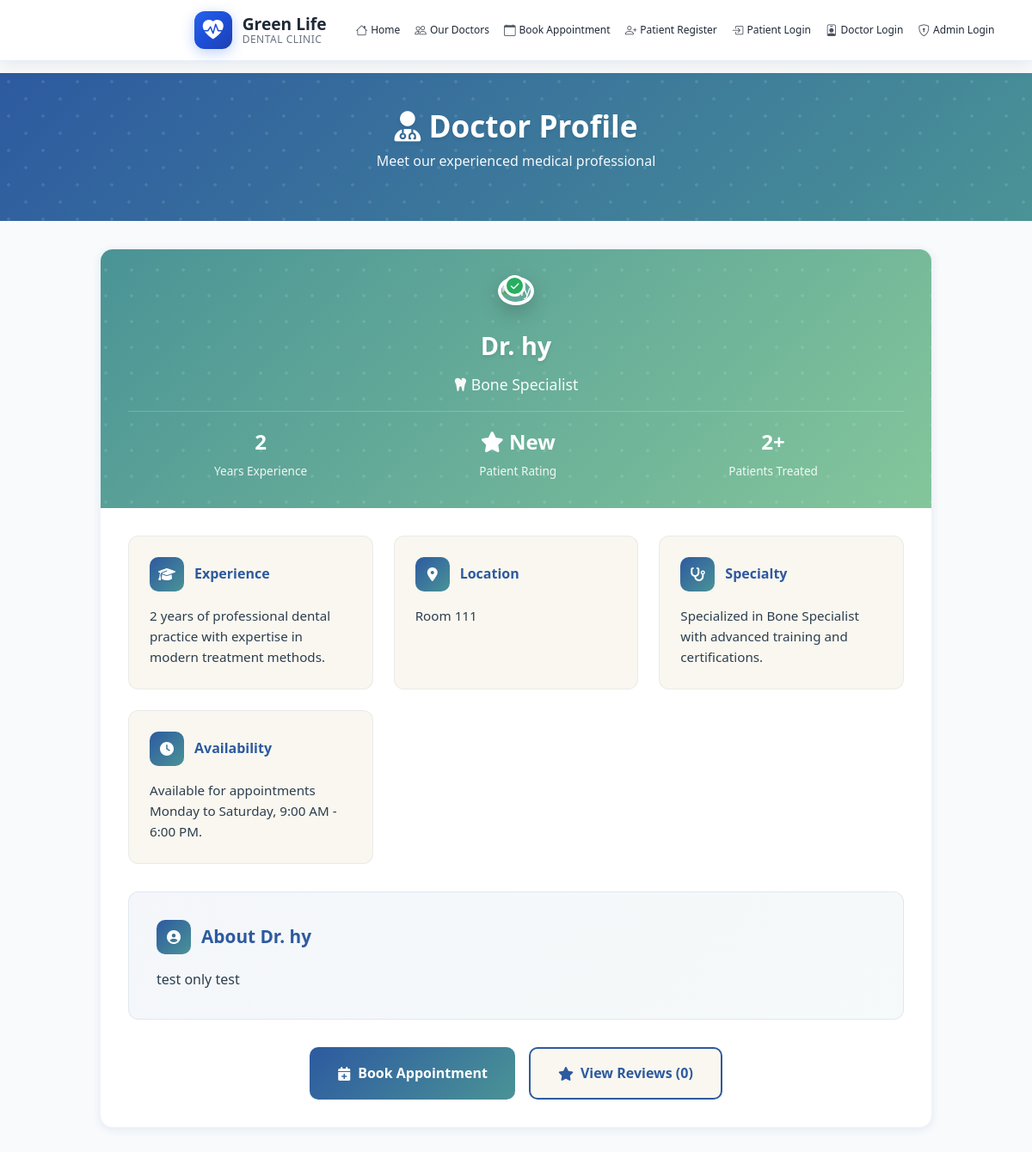
/doctor/doctor_details.php?id=6, run on an earlier commit of the app's database.
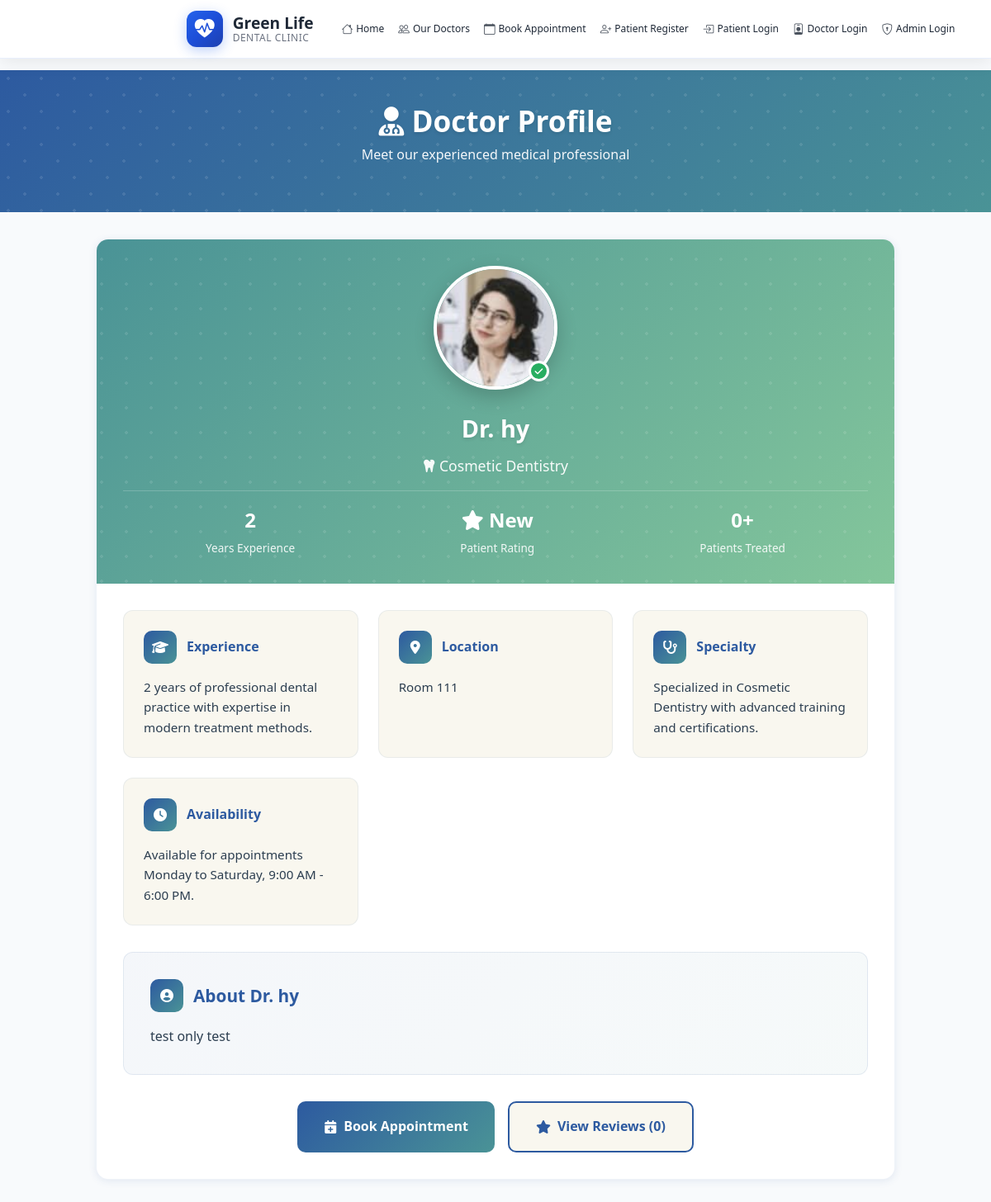
And on a later commit of the database.
### tables this page shows
CREATE TABLE `doctors` (
  `id` int(11) NOT NULL,
  `name` varchar(100) NOT NULL,
  `image` varchar(255) NOT NULL,
  `specialty` varchar(100) NOT NULL,
  `bio` text NOT NULL,
  `experience` varchar(50) NOT NULL,
  `location` varchar(100) NOT NULL,
  `department` varchar(50) NOT NULL,
  `user_id` int(11) DEFAULT NULL
);

### doctor/doctor_details.php (the view, shortened to what the changed rows need)
<?php
include "../db.php";
$doctorId = isset($_GET['id']) ? $_GET['id'] : 0;
$sql = "SELECT * FROM doctors WHERE id = ?";
$stmt = $conn->prepare($sql);
$stmt->bind_param("i", $doctorId);
$stmt->execute();
$result = $stmt->get_result();
$doctor = $result->fetch_assoc();
$review_stats = [];
if ($doctor) {
    $stats_sql = "SELECT
        COUNT(*) as total_reviews,
        AVG(rating) as avg_rating
        FROM doctor_reviews
        WHERE doctor_id = ? AND is_approved = 1";
    $stats_stmt = $conn->prepare($stats_sql);
    $stats_stmt->bind_param("i", $doctorId);
    $stats_stmt->execute();
    $stats_result = $stats_stmt->get_result();
    $review_stats = $stats_result->fetch_assoc();
}
$avg_rating = isset($review_stats['avg_rating']) && $review_stats['avg_rating'] ? round($review_stats['avg_rating'], 1) : 0;
$total_reviews = isset($review_stats['total_reviews']) ? $review_stats['total_reviews'] : 0;
$patients_count_sql = "SELECT COUNT(DISTINCT patient_id) as patient_count FROM appointments WHERE doctor_id = ?";
$patients_stmt = $conn->prepare($patients_count_sql);
$patients_stmt->bind_param("i", $doctorId);
$patients_stmt->execute();
$patients_result = $patients_stmt->get_result();
$patients_data = $patients_result->fetch_assoc();
$patients_treated = $patients_data['patient_count'] ?: 0;
?>
<!DOCTYPE html>
<html lang="en">
<head>
    <link href="https://cdn.jsdelivr.net/npm/bootstrap@5.3.0/dist/css/bootstrap.min.css" rel="stylesheet">
    <link rel="stylesheet" href="https://cdnjs.cloudflare.com/ajax/libs/font-awesome/6.4.0/css/all.min.css">
</head>
<body>
    <?php
    if (isset($_SESSION['user_id'])) {
        include "../includes/navbar.php";
    } else {
        include "../includes/navbar.php";
    }
    ?>
    <div class="page-header">
        <div class="container">
            <h1><i class="fas fa-user-md"></i> Doctor Profile</h1>
        </div>
    </div>
    <div class="doctor-container">
        <?php if ($doctor): ?>
            <div class="doctor-card">
                <div class="doctor-profile-section">
                    <div class="doctor-profile-content">
                        <div class="doctor-image-container">
                            <?php
                            $image_path = '../' . $doctor['image'];
                            if (!file_exists($image_path) || empty($doctor['image'])) {
                                $image_path = 'https://img.freepik.com/free-photo/woman-doctor-wearing-lab-coat-with-stethoscope-isolated_1303-29791.jpg';
                            }
                            ?>
                            <img src="<?= htmlspecialchars($image_path) ?>"
                                 alt="<?= htmlspecialchars($doctor['name']) ?>"
                                 class="doctor-image">
                            <div class="doctor-status-badge">
                                <i class="fas fa-check"></i>
                            </div>
                        </div>
                        <div class="doctor-name">
                            Dr. <?= htmlspecialchars($doctor['name']) ?>
                        </div>
                        <div class="doctor-specialty">
                            <i class="fas fa-tooth"></i>
                            <?= htmlspecialchars($doctor['specialty']) ?>
                        </div>
                        <div class="stats-row">
                            <div class="stat-item">
                                <div class="stat-number"><?= htmlspecialchars($doctor['experience']) ?></div>
                                <div class="stat-label">Years Experience</div>
                            </div>
                            <div class="stat-item">
                                <div class="stat-number">
                                    <i class="fas fa-star"></i> <?php echo $avg_rating > 0 ? $avg_rating : 'New'; ?>
                                </div>
                                <div class="stat-label">Patient Rating</div>
                            </div>
                            <div class="stat-item">
                                <div class="stat-number"><?php echo $patients_treated; ?>+</div>
                                <div class="stat-label">Patients Treated</div>
                            </div>
                        </div>
                    </div>
                </div>
                <div class="doctor-info-section">
                    <div class="info-grid">
                        <div class="info-card">
                            <div class="info-card-header">
                                <div class="info-icon">
                                    <i class="fas fa-graduation-cap"></i>
                                </div>
                                <div class="info-title">Experience</div>
                            </div>
                            <div class="info-content">
                                <?= htmlspecialchars($doctor['experience']) ?> years of professional dental practice with expertise in modern treatment methods.
                            </div>
                        </div>
                        <div class="info-card">
                            <div class="info-card-header">
                                <div class="info-icon">
                                    <i class="fas fa-map-marker-alt"></i>
                                </div>
                                <div class="info-title">Location</div>
                            </div>
                            <div class="info-content">
                                <?= htmlspecialchars($doctor['location']) ?>
                            </div>
                        </div>
                        <div class="info-card">
                            <div class="info-card-header">
                                <div class="info-icon">
                                    <i class="fas fa-stethoscope"></i>
                                </div>
                                <div class="info-title">Specialty</div>
                            </div>
                            <div class="info-content">
                                Specialized in <?= htmlspecialchars($doctor['specialty']) ?> with advanced training and certifications.
                            </div>
                        </div>
                        <div class="info-card">
                            <div class="info-card-header">
                                <div class="info-icon">
                                    <i class="fas fa-clock"></i>
                                </div>
                                <div class="info-title">Availability</div>
                            </div>
                            <div class="info-content">
                                Available for appointments Monday to Saturday, 9:00 AM - 6:00 PM.
                            </div>
                        </div>
                    </div>
                    <?php if (!empty($doctor['bio'])): ?>
                        <div class="bio-section">
                            <div class="bio-header">
                                <div class="info-icon">
                                    <i class="fas fa-user-circle"></i>
                                </div>
                                <h3>About Dr. <?= htmlspecialchars($doctor['name']) ?></h3>
                            </div>
                            <div class="bio-content">
                                <?= htmlspecialchars($doctor['bio']) ?>
                            </div>
                        </div>
                    <?php endif; ?>
                    <div class="action-buttons">
                        <?php if (isset($_SESSION['user_id'])): ?>
                            <a href="../patient/book_appointment.php?doctor=<?= $doctor['id'] ?>" class="btn-primary-action">
                                <i class="fas fa-calendar-plus"></i>
                                Book Appointment
                            </a>
                            <a href="../doctor_reviews.php?doctor_id=<?= $doctor['id'] ?>" class="btn-secondary-action">
                                <i class="fas fa-star"></i>
                                View Reviews (<?php echo $total_reviews; ?>)
                            </a>
                        <?php else: ?>
                            <a href="../book_appointment.php" class="btn-primary-action">
                                <i class="fas fa-calendar-plus"></i>
                                Book Appointment
                            </a>
                            <a href="../doctor_reviews.php?doctor_id=<?= $doctor['id'] ?>" class="btn-secondary-action">
                                <i class="fas fa-star"></i>
                                View Reviews (<?php echo $total_reviews; ?>)
                            </a>
                        <?php endif; ?>
                    </div>
                </div>
            </div>
        <?php endif; ?>
    </div>
</body>
</html>

What changed in the data, as far as the page shows it:
changed doctors "hy": image: picture added; specialty "Bone Specialist" → "Cosmetic Dentistry"
Also different on the page:
$patients_treated: "2" → "0"
